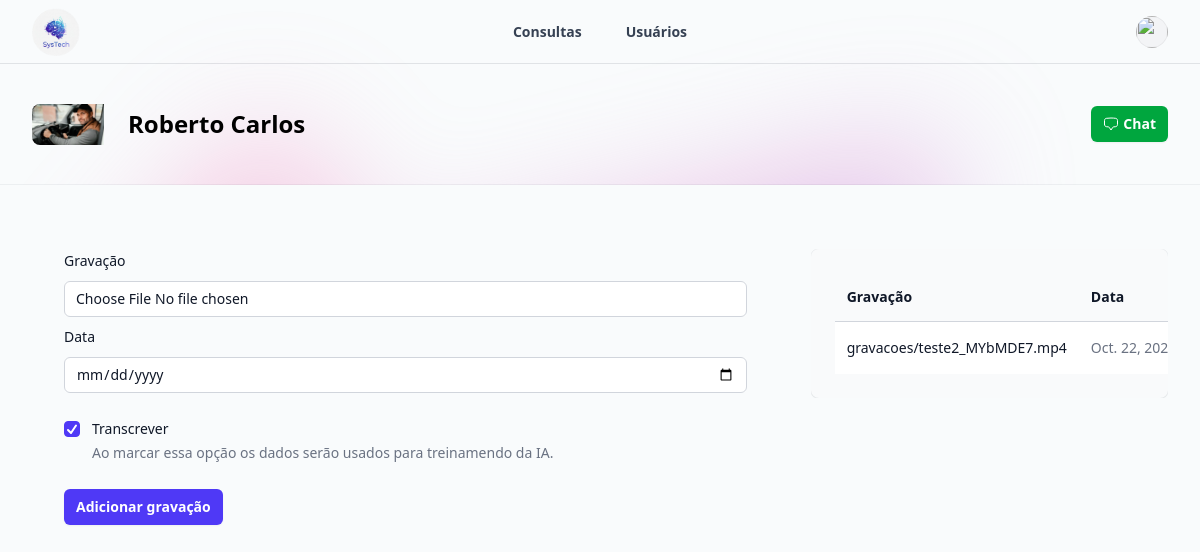
Before: /consultas/1/ (signed in) with the older database file.
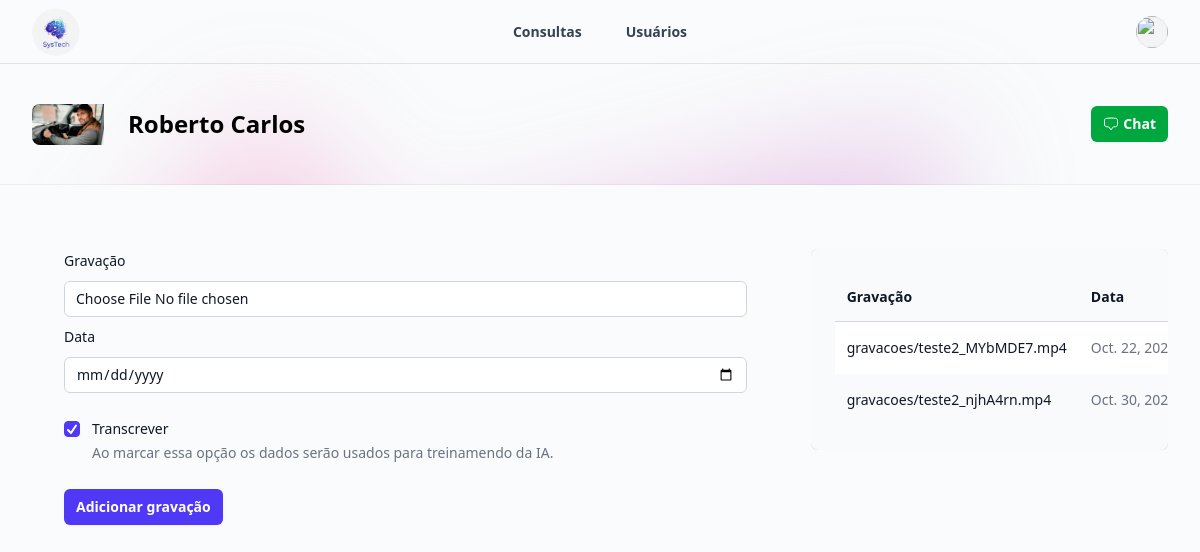
After: the same page with the newer database file.
### consultas/models.py (models this page shows)
class Gravacoes(models.Model):
    video = models.FileField(upload_to='gravacoes')
    data = models.DateTimeField()
    transcrever = models.BooleanField(default=False)
    motoristas = models.ForeignKey(motoristas, on_delete=models.DO_NOTHING)
    humor = models.IntegerField(default=0)
    transcricao = models.TextField()
    resumo = models.JSONField(default=list, blank=True)
    segmentos = models.JSONField(default=list, blank=True)

### consultas/views.py (the view, shortened to what this page needs)
# urls.py: path('<int:id>/', views.consultas, name='consultas'),
def consultas(request, id):
    motorista = get_object_or_404(motoristas, id=id)
    gravacoes = Gravacoes.objects.filter(motoristas=motorista)
    return render(request, 'consultas.html', {
        'motorista': motorista,
        'gravacoes': gravacoes
    })

### consultas/templates/consultas.html (shortened to what the changed rows need)
{% extends "base.html" %}
{% load static %}
{% block 'body' %}
    <main>
        <div class="mx-auto max-w-7xl px-4 py-16 sm:px-6 lg:px-8">
            <div class="mx-auto grid max-w-2xl grid-cols-1 grid-rows-1 items-start gap-x-8 gap-y-8 lg:mx-0 lg:max-w-none lg:grid-cols-3">
                <div class="lg:col-start-3 lg:row-end-1 overflow-auto">
                    <div class="rounded-lg p-6 bg-gray-50 shadow-xs outline-1 outline-gray-900/5">
                        <table class="min-w-full divide-y divide-gray-300">
                            <thead>
                                <tr>
                                    <th scope="col"
                                        class="py-3.5 pr-3 pl-4 text-left text-sm font-semibold text-gray-900 sm:pl-3">
                                        Gravação
                                    </th>
                                    <th scope="col"
                                        class="px-3 py-3.5 text-left text-sm font-semibold text-gray-900">Data</th>
                                </tr>
                            </thead>
                            <tbody class="bg-white">
                                {%for gravacao in gravacoes%}
                                    <tr class="even:bg-gray-50">
                                        <td class="py-4 pr-3 pl-4 text-sm font-medium whitespace-nowrap text-gray-900 sm:pl-3">
                                            <a href="#">{{gravacao.video}}</a>
                                        </td>
                                        <td class="px-3 py-4 text-sm whitespace-nowrap text-gray-500">{{gravacao.data}}</td>
                                    </tr>
                                {% endfor %}
                            </tbody>
                        </table>
                    </div>
                </div>
            </div>
        </main>
    {% endblock 'body' %}

Changed rows visible on the page:
added Gravacoes: video "gravacoes/teste2_njhA4rn.mp4", data "Oct. 30,…"
